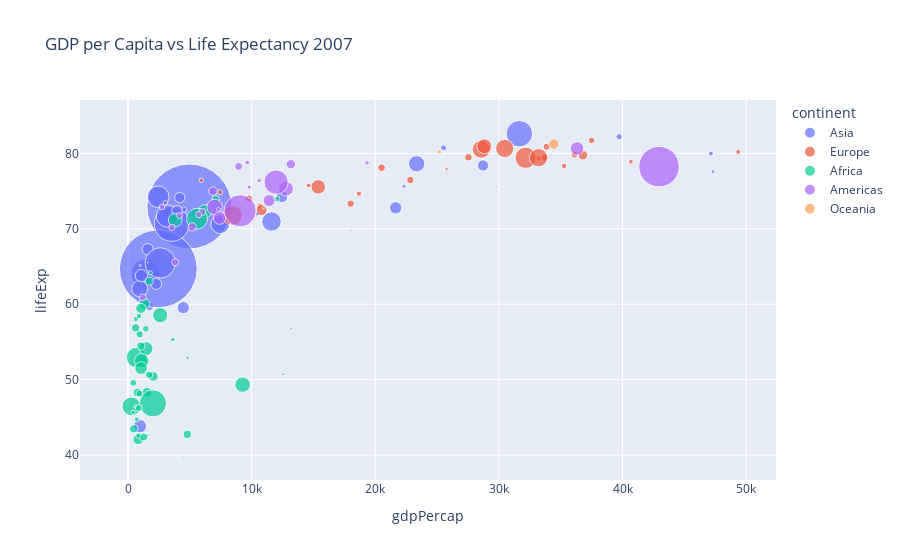

Here is the notebook cell this chart was saved with:
### Markdown cell above
5. Customize the hover appearence further by invoking the method `update_traces` on the figure and  passing `hovertemplate`. We specify the order and format of the variables to be displayed.

### Code cell
fig = px.scatter(df, x='gdpPercap', y ='lifeExp', 
                 size='pop', size_max=60,
                 color='continent', 
                 hover_data=['pop', 'country'], 
                 title='GDP per Capita vs Life Expectancy 2007')
fig.update_traces(
    hovertemplate="<br>".join([
        "Country: %{customdata[1]}",
        "GDP per capita: %{x}",
        "Life Expectancy: %{y}",
        "Population: %{customdata[0]}",
    ])
)
fig.show()

### Figure 1 — Plotly figure (JSON) as saved in the notebook; plotly's stock layout.template omitted (floating-point values rounded to 4 significant figures)
{"data": [{"customdata": [[31889923, "Afghanistan"], [708573, "Bahrain"], [150448339, "Bangladesh"], [14131858, "Cambodia"], [1318683096, "China"], [6980412, "Hong Kong, China"], [1110396331, "India"], [223547000, "Indonesia"], [69453570, "Iran"], [27499638, "Iraq"], [6426679, "Israel"], [127467972, "Japan"], [6053193, "Jordan"], [23301725, "Korea, Dem. Rep."], [49044790, "Korea, Rep."], [2505559, "Kuwait"], [3921278, "Lebanon"], [24821286, "Malaysia"], [2874127, "Mongolia"], [47761980, "Myanmar"], [28901790, "Nepal"], [3204897, "Oman"], [169270617, "Pakistan"], [91077287, "Philippines"], [27601038, "Saudi Arabia"], [4553009, "Singapore"], [20378239, "Sri Lanka"], [19314747, "Syria"], [23174294, "Taiwan"], [65068149, "Thailand"], [85262356, "Vietnam"], [4018332, "West Bank and Gaza"], [22211743, "Yemen, Rep."]], "hovertemplate": "Country: %{customdata[1]}<br>GDP per capita: %{x}<br>Life Expectancy: %{y}<br>Population: %{customdata[0]}", "legendgroup": "Asia", "marker": {"color": "#636efa", "size": [31889923, 708573, 150448339, 14131858, 1318683096, 6980412, 1110396331, 223547000, 69453570, 27499638, 6426679, 127467972, 6053193, 23301725, 49044790, 2505559, 3921278, 24821286, 2874127, 47761980, 28901790, 3204897, 169270617, 91077287, 27601038, 4553009, 20378239, 19314747, 23174294, 65068149, 85262356, 4018332, 22211743], "sizemode": "area", "sizeref": 366300.0, "symbol": "circle"}, "mode": "markers", "name": "Asia", "orientation": "v", "showlegend": true, "type": "scatter", "x": [974.6, 29800.0, 1391.0, 1714.0, 4959.0, 39720.0, 2452.0, 3541.0, 11610.0, 4471.0, 25520.0, 31660.0, 4519.0, 1593.0, 23350.0, 47310.0, 10460.0, 12450.0, 3096.0, 944, 1091.0, 22320.0, 2606.0, 3190.0, 21650.0, 47140.0, 3970.0, 4185.0, 28720.0, 7458.0, 2442.0, 3025.0, 2281.0], "xaxis": "x", "y": [43.83, 75.64, 64.06, 59.72, 72.96, 82.21, 64.7, 70.65, 70.96, 59.55, 80.75, 82.6, 72.53, 67.3, 78.62, 77.59, 71.99, 74.24, 66.8, 62.07, 63.78, 75.64, 65.48, 71.69, 72.78, 79.97, 72.4, 74.14, 78.4, 70.62, 74.25, 73.42, 62.7], "yaxis": "y"}, {"customdata": [[3600523, "Albania"], [8199783, "Austria"], [10392226, "Belgium"], [4552198, "Bosnia and Herzegovina"], [7322858, "Bulgaria"], [4493312, "Croatia"], [10228744, "Czech Republic"], [5468120, "Denmark"], [5238460, "Finland"], [61083916, "France"], [82400996, "Germany"], [10706290, "Greece"], [9956108, "Hungary"], [301931, "Iceland"], [4109086, "Ireland"], [58147733, "Italy"], [684736, "Montenegro"], [16570613, "Netherlands"], [4627926, "Norway"], [38518241, "Poland"], [10642836, "Portugal"], [22276056, "Romania"], [10150265, "Serbia"], [5447502, "Slovak Republic"], [2009245, "Slovenia"], [40448191, "Spain"], [9031088, "Sweden"], [7554661, "Switzerland"], [71158647, "Turkey"], [60776238, "United Kingdom"]], "hovertemplate": "Country: %{customdata[1]}<br>GDP per capita: %{x}<br>Life Expectancy: %{y}<br>Population: %{customdata[0]}", "legendgroup": "Europe", "marker": {"color": "#EF553B", "size": [3600523, 8199783, 10392226, 4552198, 7322858, 4493312, 10228744, 5468120, 5238460, 61083916, 82400996, 10706290, 9956108, 301931, 4109086, 58147733, 684736, 16570613, 4627926, 38518241, 10642836, 22276056, 10150265, 5447502, 2009245, 40448191, 9031088, 7554661, 71158647, 60776238], "sizemode": "area", "sizeref": 366300.0, "symbol": "circle"}, "mode": "markers", "name": "Europe", "orientation": "v", "showlegend": true, "type": "scatter", "x": [5937.0, 36130.0, 33690.0, 7446.0, 10680.0, 14620.0, 22830.0, 35280.0, 33210.0, 30470.0, 32170.0, 27540.0, 18010.0, 36180.0, 40680.0, 28570.0, 9254.0, 36800.0, 49360.0, 15390.0, 20510.0, 10810.0, 9787.0, 18680.0, 25770.0, 28820.0, 33860.0, 37510.0, 8458.0, 33200.0], "xaxis": "x", "y": [76.42, 79.83, 79.44, 74.85, 73.0, 75.75, 76.49, 78.33, 79.31, 80.66, 79.41, 79.48, 73.34, 81.76, 78.89, 80.55, 74.54, 79.76, 80.2, 75.56, 78.1, 72.48, 74.0, 74.66, 77.93, 80.94, 80.88, 81.7, 71.78, 79.42], "yaxis": "y"}, {"customdata": [[33333216, "Algeria"], [12420476, "Angola"], [8078314, "Benin"], [1639131, "Botswana"], [14326203, "Burkina Faso"], [8390505, "Burundi"], [17696293, "Cameroon"], [4369038, "Central African Republic"], [10238807, "Chad"], [710960, "Comoros"], [64606759, "Congo, Dem. Rep."], [3800610, "Congo, Rep."], [18013409, "Cote d'Ivoire"], [496374, "Djibouti"], [80264543, "Egypt"], [551201, "Equatorial Guinea"], [4906585, "Eritrea"], [76511887, "Ethiopia"], [1454867, "Gabon"], [1688359, "Gambia"], [22873338, "Ghana"], [9947814, "Guinea"], [1472041, "Guinea-Bissau"], [35610177, "Kenya"], [2012649, "Lesotho"], [3193942, "Liberia"], [6036914, "Libya"], [19167654, "Madagascar"], [13327079, "Malawi"], [12031795, "Mali"], [3270065, "Mauritania"], [1250882, "Mauritius"], [33757175, "Morocco"], [19951656, "Mozambique"], [2055080, "Namibia"], [12894865, "Niger"], [135031164, "Nigeria"], [798094, "Reunion"], [8860588, "Rwanda"], [199579, "Sao Tome and Principe"], [12267493, "Senegal"], [6144562, "Sierra Leone"], [9118773, "Somalia"], [43997828, "South Africa"], [42292929, "Sudan"], [1133066, "Swaziland"], [38139640, "Tanzania"], [5701579, "Togo"], [10276158, "Tunisia"], [29170398, "Uganda"], [11746035, "Zambia"], [12311143, "Zimbabwe"]], "hovertemplate": "Country: %{customdata[1]}<br>GDP per capita: %{x}<br>Life Expectancy: %{y}<br>Population: %{customdata[0]}", "legendgroup": "Africa", "marker": {"color": "#00cc96", "size": [33333216, 12420476, 8078314, 1639131, 14326203, 8390505, 17696293, 4369038, 10238807, 710960, 64606759, 3800610, 18013409, 496374, 80264543, 551201, 4906585, 76511887, 1454867, 1688359, 22873338, 9947814, 1472041, 35610177, 2012649, 3193942, 6036914, 19167654, 13327079, 12031795, 3270065, 1250882, 33757175, 19951656, 2055080, 12894865, 135031164, 798094, 8860588, 199579, 12267493, 6144562, 9118773, 43997828, 42292929, 1133066, 38139640, 5701579, 10276158, 29170398, 11746035, 12311143], "sizemode": "area", "sizeref": 366300.0, "symbol": "circle"}, "mode": "markers", "name": "Africa", "orientation": "v", "showlegend": true, "type": "scatter", "x": [6223.0, 4797.0, 1441.0, 12570.0, 1217.0, 430.1, 2042.0, 706.0, 1704.0, 986.1, 277.6, 3633.0, 1545.0, 2082.0, 5581.0, 12150.0, 641.4, 690.8, 13210.0, 752.7, 1328.0, 942.7, 579.2, 1463.0, 1569.0, 414.5, 12060.0, 1045.0, 759.3, 1043.0, 1803.0, 10960.0, 3820.0, 823.7, 4811.0, 619.7, 2014.0, 7670.0, 863.1, 1598.0, 1712.0, 862.5, 926.1, 9270.0, 2602.0, 4513.0, 1107.0, 883.0, 7093.0, 1056.0, 1271.0, 469.7], "xaxis": "x", "y": [72.3, 42.73, 56.73, 50.73, 52.3, 49.58, 50.43, 44.74, 50.65, 65.15, 46.46, 55.32, 48.33, 54.79, 71.34, 51.58, 58.04, 52.95, 56.73, 59.45, 60.02, 56.01, 46.39, 54.11, 42.59, 45.68, 73.95, 59.44, 48.3, 54.47, 64.16, 72.8, 71.16, 42.08, 52.91, 56.87, 46.86, 76.44, 46.24, 65.53, 63.06, 42.57, 48.16, 49.34, 58.56, 39.61, 52.52, 58.42, 73.92, 51.54, 42.38, 43.49], "yaxis": "y"}, {"customdata": [[40301927, "Argentina"], [9119152, "Bolivia"], [190010647, "Brazil"], [33390141, "Canada"], [16284741, "Chile"], [44227550, "Colombia"], [4133884, "Costa Rica"], [11416987, "Cuba"], [9319622, "Dominican Republic"], [13755680, "Ecuador"], [6939688, "El Salvador"], [12572928, "Guatemala"], [8502814, "Haiti"], [7483763, "Honduras"], [2780132, "Jamaica"], [108700891, "Mexico"], [5675356, "Nicaragua"], [3242173, "Panama"], [6667147, "Paraguay"], [28674757, "Peru"], [3942491, "Puerto Rico"], [1056608, "Trinidad and Tobago"], [301139947, "United States"], [3447496, "Uruguay"], [26084662, "Venezuela"]], "hovertemplate": "Country: %{customdata[1]}<br>GDP per capita: %{x}<br>Life Expectancy: %{y}<br>Population: %{customdata[0]}", "legendgroup": "Americas", "marker": {"color": "#ab63fa", "size": [40301927, 9119152, 190010647, 33390141, 16284741, 44227550, 4133884, 11416987, 9319622, 13755680, 6939688, 12572928, 8502814, 7483763, 2780132, 108700891, 5675356, 3242173, 6667147, 28674757, 3942491, 1056608, 301139947, 3447496, 26084662], "sizemode": "area", "sizeref": 366300.0, "symbol": "circle"}, "mode": "markers", "name": "Americas", "orientation": "v", "showlegend": true, "type": "scatter", "x": [12780.0, 3822.0, 9066.0, 36320.0, 13170.0, 7007.0, 9645.0, 8948.0, 6025.0, 6873.0, 5728.0, 5186.0, 1202.0, 3548.0, 7321.0, 11980.0, 2749.0, 9809.0, 4173.0, 7409.0, 19330.0, 18010.0, 42950.0, 10610.0, 11420.0], "xaxis": "x", "y": [75.32, 65.55, 72.39, 80.65, 78.55, 72.89, 78.78, 78.27, 72.23, 74.99, 71.88, 70.26, 60.92, 70.2, 72.57, 76.19, 72.9, 75.54, 71.75, 71.42, 78.75, 69.82, 78.24, 76.38, 73.75], "yaxis": "y"}, {"customdata": [[20434176, "Australia"], [4115771, "New Zealand"]], "hovertemplate": "Country: %{customdata[1]}<br>GDP per capita: %{x}<br>Life Expectancy: %{y}<br>Population: %{customdata[0]}", "legendgroup": "Oceania", "marker": {"color": "#FFA15A", "size": [20434176, 4115771], "sizemode": "area", "sizeref": 366300.0, "symbol": "circle"}, "mode": "markers", "name": "Oceania", "orientation": "v", "showlegend": true, "type": "scatter", "x": [34440.0, 25190.0], "xaxis": "x", "y": [81.23, 80.2], "yaxis": "y"}], "layout": {"legend": {"itemsizing": "constant", "title": {"text": "continent"}, "tracegroupgap": 0}, "title": {"text": "GDP per Capita vs Life Expectancy 2007"}, "xaxis": {"anchor": "y", "domain": [0, 1], "title": {"text": "gdpPercap"}}, "yaxis": {"anchor": "x", "domain": [0, 1], "title": {"text": "lifeExp"}}}}
